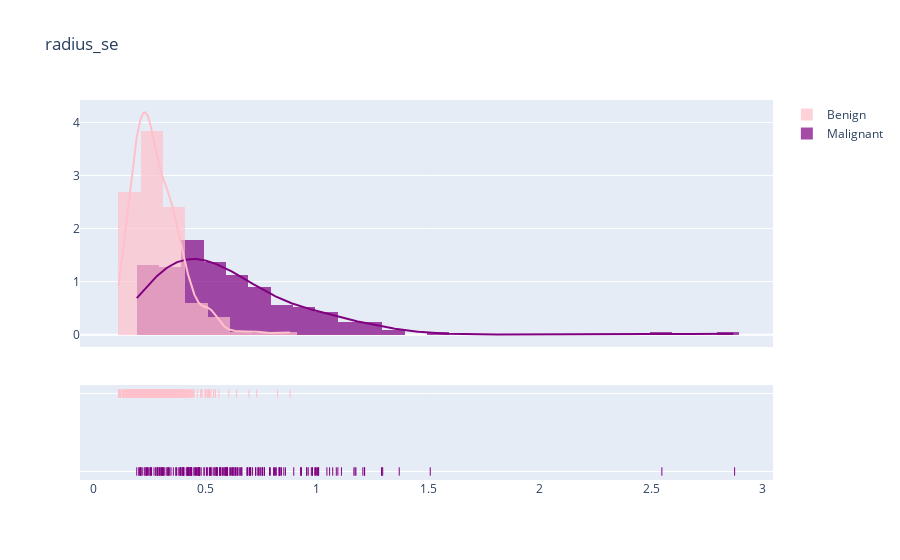
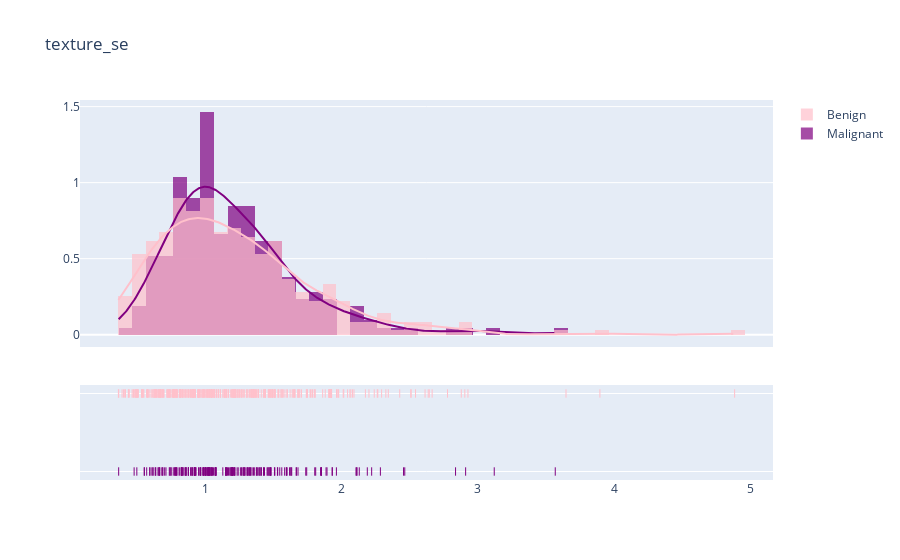
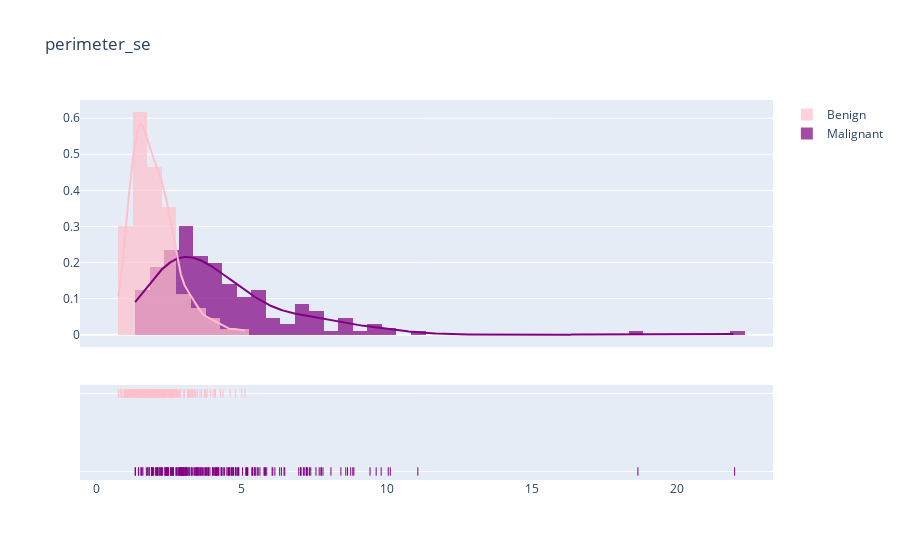
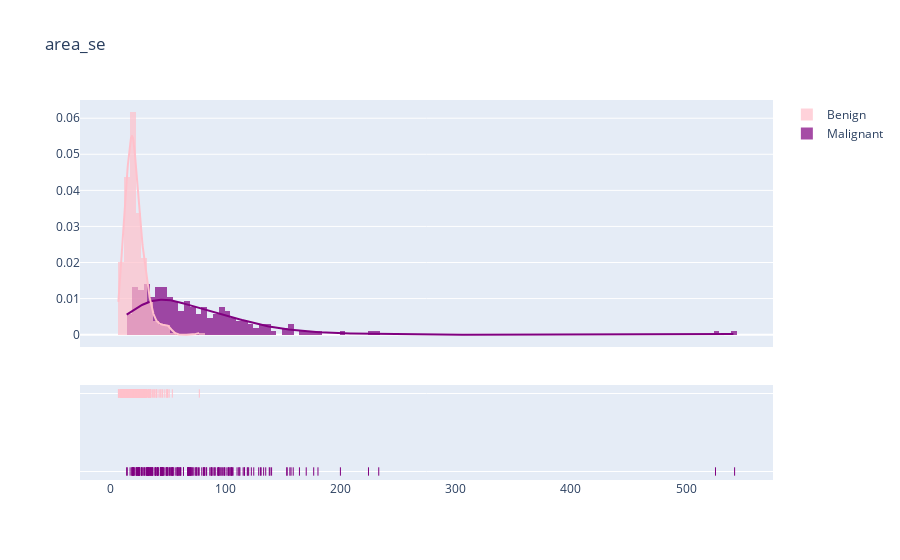

Here is the notebook cell these charts were saved with, in order:
### Code cell
plots('radius_se', .1)
plots('texture_se', .1)
plots('perimeter_se', .5)
plots('area_se', 5)

### Figure 1 — Plotly figure (JSON) as saved in the notebook; plotly's stock layout.template omitted (floating-point values rounded to 4 significant figures; data arrays with more than 128 entries replaced by an {"elided": "..."} marker saying what was removed)
{"data": [{"autobinx": false, "histnorm": "probability density", "legendgroup": "Malignant", "marker": {"color": "purple"}, "name": "Malignant", "opacity": 0.7, "type": "histogram", "x": {"elided": "212 float values"}, "xaxis": "x", "xbins": {"end": 2.873, "size": 0.1, "start": 0.1938}, "yaxis": "y"}, {"autobinx": false, "histnorm": "probability density", "legendgroup": "Benign", "marker": {"color": "pink"}, "name": "Benign", "opacity": 0.7, "type": "histogram", "x": {"elided": "357 float values"}, "xaxis": "x", "xbins": {"end": 0.8811, "size": 0.1, "start": 0.1115}, "yaxis": "y"}, {"legendgroup": "Malignant", "marker": {"color": "purple"}, "mode": "lines", "name": "Malignant", "showlegend": false, "type": "scatter", "x": {"elided": "500 float values"}, "xaxis": "x", "y": {"elided": "500 float values"}, "yaxis": "y"}, {"legendgroup": "Benign", "marker": {"color": "pink"}, "mode": "lines", "name": "Benign", "showlegend": false, "type": "scatter", "x": {"elided": "500 float values"}, "xaxis": "x", "y": {"elided": "500 float values"}, "yaxis": "y"}, {"legendgroup": "Malignant", "marker": {"color": "purple", "symbol": "line-ns-open"}, "mode": "markers", "name": "Malignant", "showlegend": false, "type": "scatter", "x": {"elided": "212 float values"}, "xaxis": "x", "y": {"elided": "212 str values"}, "yaxis": "y2"}, {"legendgroup": "Benign", "marker": {"color": "pink", "symbol": "line-ns-open"}, "mode": "markers", "name": "Benign", "showlegend": false, "type": "scatter", "x": {"elided": "357 float values"}, "xaxis": "x", "y": {"elided": "357 str values"}, "yaxis": "y2"}], "layout": {"barmode": "overlay", "hovermode": "closest", "legend": {"traceorder": "reversed"}, "title": {"text": "radius_se"}, "xaxis": {"anchor": "y2", "domain": [0, 1], "zeroline": false}, "yaxis": {"anchor": "free", "domain": [0.35, 1], "position": 0}, "yaxis2": {"anchor": "x", "domain": [0, 0.25], "dtick": 1, "showticklabels": false}}}

### Figure 2 — Plotly figure (JSON) as saved in the notebook; plotly's stock layout.template omitted (floating-point values rounded to 4 significant figures; data arrays with more than 128 entries replaced by an {"elided": "..."} marker saying what was removed)
{"data": [{"autobinx": false, "histnorm": "probability density", "legendgroup": "Malignant", "marker": {"color": "purple"}, "name": "Malignant", "opacity": 0.7, "type": "histogram", "x": {"elided": "212 float values"}, "xaxis": "x", "xbins": {"end": 3.568, "size": 0.1, "start": 0.3621}, "yaxis": "y"}, {"autobinx": false, "histnorm": "probability density", "legendgroup": "Benign", "marker": {"color": "pink"}, "name": "Benign", "opacity": 0.7, "type": "histogram", "x": {"elided": "357 float values"}, "xaxis": "x", "xbins": {"end": 4.885, "size": 0.1, "start": 0.3602}, "yaxis": "y"}, {"legendgroup": "Malignant", "marker": {"color": "purple"}, "mode": "lines", "name": "Malignant", "showlegend": false, "type": "scatter", "x": {"elided": "500 float values"}, "xaxis": "x", "y": {"elided": "500 float values"}, "yaxis": "y"}, {"legendgroup": "Benign", "marker": {"color": "pink"}, "mode": "lines", "name": "Benign", "showlegend": false, "type": "scatter", "x": {"elided": "500 float values"}, "xaxis": "x", "y": {"elided": "500 float values"}, "yaxis": "y"}, {"legendgroup": "Malignant", "marker": {"color": "purple", "symbol": "line-ns-open"}, "mode": "markers", "name": "Malignant", "showlegend": false, "type": "scatter", "x": {"elided": "212 float values"}, "xaxis": "x", "y": {"elided": "212 str values"}, "yaxis": "y2"}, {"legendgroup": "Benign", "marker": {"color": "pink", "symbol": "line-ns-open"}, "mode": "markers", "name": "Benign", "showlegend": false, "type": "scatter", "x": {"elided": "357 float values"}, "xaxis": "x", "y": {"elided": "357 str values"}, "yaxis": "y2"}], "layout": {"barmode": "overlay", "hovermode": "closest", "legend": {"traceorder": "reversed"}, "title": {"text": "texture_se"}, "xaxis": {"anchor": "y2", "domain": [0, 1], "zeroline": false}, "yaxis": {"anchor": "free", "domain": [0.35, 1], "position": 0}, "yaxis2": {"anchor": "x", "domain": [0, 0.25], "dtick": 1, "showticklabels": false}}}

### Figure 3 — Plotly figure (JSON) as saved in the notebook; plotly's stock layout.template omitted (floating-point values rounded to 4 significant figures; data arrays with more than 128 entries replaced by an {"elided": "..."} marker saying what was removed)
{"data": [{"autobinx": false, "histnorm": "probability density", "legendgroup": "Malignant", "marker": {"color": "purple"}, "name": "Malignant", "opacity": 0.7, "type": "histogram", "x": {"elided": "212 float values"}, "xaxis": "x", "xbins": {"end": 21.98, "size": 0.5, "start": 1.334}, "yaxis": "y"}, {"autobinx": false, "histnorm": "probability density", "legendgroup": "Benign", "marker": {"color": "pink"}, "name": "Benign", "opacity": 0.7, "type": "histogram", "x": {"elided": "357 float values"}, "xaxis": "x", "xbins": {"end": 5.118, "size": 0.5, "start": 0.757}, "yaxis": "y"}, {"legendgroup": "Malignant", "marker": {"color": "purple"}, "mode": "lines", "name": "Malignant", "showlegend": false, "type": "scatter", "x": {"elided": "500 float values"}, "xaxis": "x", "y": {"elided": "500 float values"}, "yaxis": "y"}, {"legendgroup": "Benign", "marker": {"color": "pink"}, "mode": "lines", "name": "Benign", "showlegend": false, "type": "scatter", "x": {"elided": "500 float values"}, "xaxis": "x", "y": {"elided": "500 float values"}, "yaxis": "y"}, {"legendgroup": "Malignant", "marker": {"color": "purple", "symbol": "line-ns-open"}, "mode": "markers", "name": "Malignant", "showlegend": false, "type": "scatter", "x": {"elided": "212 float values"}, "xaxis": "x", "y": {"elided": "212 str values"}, "yaxis": "y2"}, {"legendgroup": "Benign", "marker": {"color": "pink", "symbol": "line-ns-open"}, "mode": "markers", "name": "Benign", "showlegend": false, "type": "scatter", "x": {"elided": "357 float values"}, "xaxis": "x", "y": {"elided": "357 str values"}, "yaxis": "y2"}], "layout": {"barmode": "overlay", "hovermode": "closest", "legend": {"traceorder": "reversed"}, "title": {"text": "perimeter_se"}, "xaxis": {"anchor": "y2", "domain": [0, 1], "zeroline": false}, "yaxis": {"anchor": "free", "domain": [0.35, 1], "position": 0}, "yaxis2": {"anchor": "x", "domain": [0, 0.25], "dtick": 1, "showticklabels": false}}}

### Figure 4 — Plotly figure (JSON) as saved in the notebook; plotly's stock layout.template omitted (floating-point values rounded to 4 significant figures; data arrays with more than 128 entries replaced by an {"elided": "..."} marker saying what was removed)
{"data": [{"autobinx": false, "histnorm": "probability density", "legendgroup": "Malignant", "marker": {"color": "purple"}, "name": "Malignant", "opacity": 0.7, "type": "histogram", "x": {"elided": "212 float values"}, "xaxis": "x", "xbins": {"end": 542.2, "size": 5, "start": 13.99}, "yaxis": "y"}, {"autobinx": false, "histnorm": "probability density", "legendgroup": "Benign", "marker": {"color": "pink"}, "name": "Benign", "opacity": 0.7, "type": "histogram", "x": {"elided": "357 float values"}, "xaxis": "x", "xbins": {"end": 77.11, "size": 5, "start": 6.802}, "yaxis": "y"}, {"legendgroup": "Malignant", "marker": {"color": "purple"}, "mode": "lines", "name": "Malignant", "showlegend": false, "type": "scatter", "x": {"elided": "500 float values"}, "xaxis": "x", "y": {"elided": "500 float values"}, "yaxis": "y"}, {"legendgroup": "Benign", "marker": {"color": "pink"}, "mode": "lines", "name": "Benign", "showlegend": false, "type": "scatter", "x": {"elided": "500 float values"}, "xaxis": "x", "y": {"elided": "500 float values"}, "yaxis": "y"}, {"legendgroup": "Malignant", "marker": {"color": "purple", "symbol": "line-ns-open"}, "mode": "markers", "name": "Malignant", "showlegend": false, "type": "scatter", "x": {"elided": "212 float values"}, "xaxis": "x", "y": {"elided": "212 str values"}, "yaxis": "y2"}, {"legendgroup": "Benign", "marker": {"color": "pink", "symbol": "line-ns-open"}, "mode": "markers", "name": "Benign", "showlegend": false, "type": "scatter", "x": {"elided": "357 float values"}, "xaxis": "x", "y": {"elided": "357 str values"}, "yaxis": "y2"}], "layout": {"barmode": "overlay", "hovermode": "closest", "legend": {"traceorder": "reversed"}, "title": {"text": "area_se"}, "xaxis": {"anchor": "y2", "domain": [0, 1], "zeroline": false}, "yaxis": {"anchor": "free", "domain": [0.35, 1], "position": 0}, "yaxis2": {"anchor": "x", "domain": [0, 0.25], "dtick": 1, "showticklabels": false}}}
